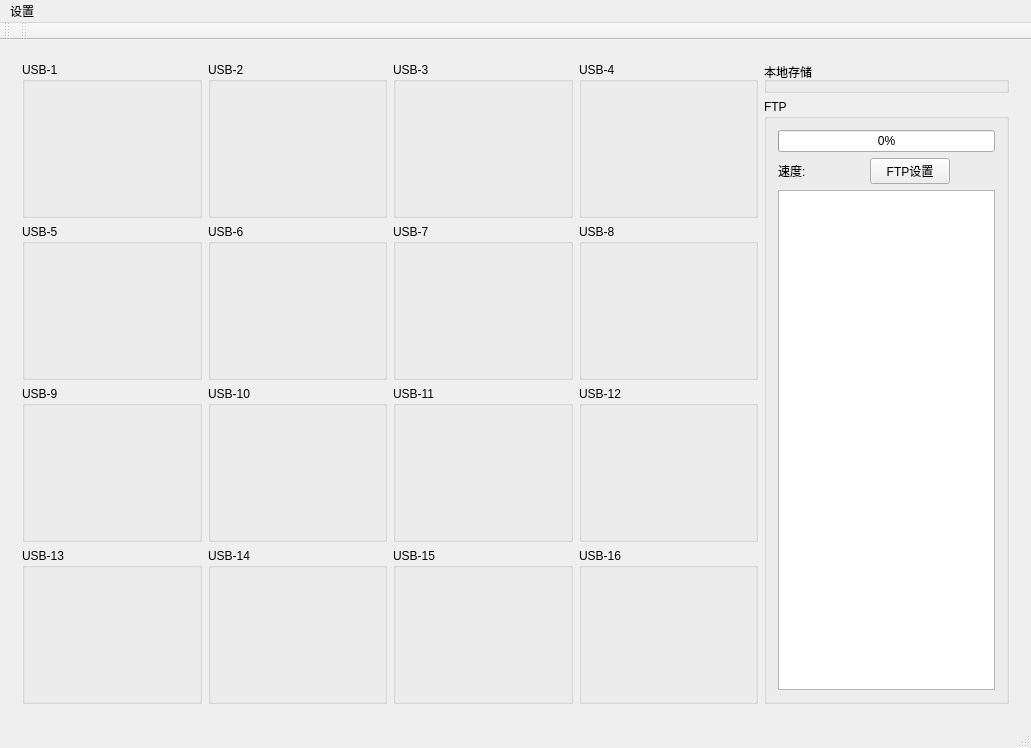
<?xml version="1.0" encoding="UTF-8"?>
<ui version="4.0">
 <class>MainWindow</class>
 <widget class="QMainWindow" name="MainWindow">
  <property name="geometry">
   <rect>
    <x>0</x>
    <y>0</y>
    <width>1031</width>
    <height>748</height>
   </rect>
  </property>
  <property name="windowTitle">
   <string>MainWindow</string>
  </property>
  <widget class="QWidget" name="centralWidget">
   <layout class="QHBoxLayout" name="horizontalLayout_5">
    <item>
     <widget class="QWidget" name="widget" native="true">
      <layout class="QHBoxLayout" name="horizontalLayout_6" stretch="3,1">
       <item>
        <layout class="QVBoxLayout" name="verticalLayout" stretch="0,0,0,0">
         <item>
          <layout class="QHBoxLayout" name="horizontalLayout">
           <item>
            <widget class="QGroupBox" name="groupBox">
             <property name="title">
              <string>USB-1</string>
             </property>
            </widget>
           </item>
           <item>
            <widget class="QGroupBox" name="groupBox_2">
             <property name="title">
              <string>USB-2</string>
             </property>
            </widget>
           </item>
           <item>
            <widget class="QGroupBox" name="groupBox_3">
             <property name="title">
              <string>USB-3</string>
             </property>
            </widget>
           </item>
           <item>
            <widget class="QGroupBox" name="groupBox_4">
             <property name="title">
              <string>USB-4</string>
             </property>
            </widget>
           </item>
          </layout>
         </item>
         <item>
          <layout class="QHBoxLayout" name="horizontalLayout_2">
           <item>
            <widget class="QGroupBox" name="groupBox_5">
             <property name="title">
              <string>USB-5</string>
             </property>
            </widget>
           </item>
           <item>
            <widget class="QGroupBox" name="groupBox_6">
             <property name="title">
              <string>USB-6</string>
             </property>
            </widget>
           </item>
           <item>
            <widget class="QGroupBox" name="groupBox_7">
             <property name="title">
              <string>USB-7</string>
             </property>
            </widget>
           </item>
           <item>
            <widget class="QGroupBox" name="groupBox_8">
             <property name="title">
              <string>USB-8</string>
             </property>
            </widget>
           </item>
          </layout>
         </item>
         <item>
          <layout class="QHBoxLayout" name="horizontalLayout_3">
           <item>
            <widget class="QGroupBox" name="groupBox_9">
             <property name="title">
              <string>USB-9</string>
             </property>
            </widget>
           </item>
           <item>
            <widget class="QGroupBox" name="groupBox_10">
             <property name="title">
              <string>USB-10</string>
             </property>
            </widget>
           </item>
           <item>
            <widget class="QGroupBox" name="groupBox_11">
             <property name="title">
              <string>USB-11</string>
             </property>
            </widget>
           </item>
           <item>
            <widget class="QGroupBox" name="groupBox_12">
             <property name="title">
              <string>USB-12</string>
             </property>
            </widget>
           </item>
          </layout>
         </item>
         <item>
          <layout class="QHBoxLayout" name="horizontalLayout_4">
           <item>
            <widget class="QGroupBox" name="groupBox_13">
             <property name="title">
              <string>USB-13</string>
             </property>
            </widget>
           </item>
           <item>
            <widget class="QGroupBox" name="groupBox_14">
             <property name="title">
              <string>USB-14</string>
             </property>
            </widget>
           </item>
           <item>
            <widget class="QGroupBox" name="groupBox_15">
             <property name="title">
              <string>USB-15</string>
             </property>
            </widget>
           </item>
           <item>
            <widget class="QGroupBox" name="groupBox_16">
             <property name="title">
              <string>USB-16</string>
             </property>
            </widget>
           </item>
          </layout>
         </item>
        </layout>
       </item>
       <item>
        <layout class="QVBoxLayout" name="verticalLayout_2">
         <item>
          <widget class="QGroupBox" name="groupBox_17">
           <property name="title">
            <string>本地存储</string>
           </property>
          </widget>
         </item>
         <item>
          <widget class="QGroupBox" name="groupBox_18">
           <property name="title">
            <string>FTP</string>
           </property>
           <layout class="QVBoxLayout" name="verticalLayout_3">
            <item>
             <widget class="QProgressBar" name="progressBar">
              <property name="value">
               <number>0</number>
              </property>
             </widget>
            </item>
            <item>
             <layout class="QHBoxLayout" name="horizontalLayout_7">
              <item>
               <widget class="QLabel" name="label">
                <property name="text">
                 <string>速度:</string>
                </property>
               </widget>
              </item>
              <item>
               <widget class="QLabel" name="label_2">
                <property name="text">
                 <string/>
                </property>
               </widget>
              </item>
              <item>
               <spacer name="horizontalSpacer_2">
                <property name="orientation">
                 <enum>Qt::Horizontal</enum>
                </property>
                <property name="sizeHint" stdset="0">
                 <size>
                  <width>40</width>
                  <height>20</height>
                 </size>
                </property>
               </spacer>
              </item>
              <item>
               <widget class="QPushButton" name="pushButton_ftpCfg">
                <property name="text">
                 <string>FTP设置</string>
                </property>
               </widget>
              </item>
              <item>
               <spacer name="horizontalSpacer">
                <property name="orientation">
                 <enum>Qt::Horizontal</enum>
                </property>
                <property name="sizeHint" stdset="0">
                 <size>
                  <width>40</width>
                  <height>20</height>
                 </size>
                </property>
               </spacer>
              </item>
             </layout>
            </item>
            <item>
             <widget class="QTextEdit" name="textEdit"/>
            </item>
           </layout>
          </widget>
         </item>
        </layout>
       </item>
      </layout>
      <zorder></zorder>
     </widget>
    </item>
   </layout>
  </widget>
  <widget class="QMenuBar" name="menuBar">
   <property name="geometry">
    <rect>
     <x>0</x>
     <y>0</y>
     <width>1031</width>
     <height>25</height>
    </rect>
   </property>
   <widget class="QMenu" name="menu">
    <property name="title">
     <string>设置</string>
    </property>
    <addaction name="action_usb_format"/>
   </widget>
   <addaction name="menu"/>
  </widget>
  <widget class="QToolBar" name="mainToolBar">
   <attribute name="toolBarArea">
    <enum>TopToolBarArea</enum>
   </attribute>
   <attribute name="toolBarBreak">
    <bool>false</bool>
   </attribute>
  </widget>
  <widget class="QStatusBar" name="statusBar"/>
  <widget class="QToolBar" name="toolBar">
   <property name="windowTitle">
    <string>toolBar</string>
   </property>
   <attribute name="toolBarArea">
    <enum>TopToolBarArea</enum>
   </attribute>
   <attribute name="toolBarBreak">
    <bool>false</bool>
   </attribute>
  </widget>
  <action name="action_2">
   <property name="text">
    <string>格式化设置</string>
   </property>
  </action>
  <action name="action_usb_format">
   <property name="text">
    <string>U盘格式化设置</string>
   </property>
  </action>
 </widget>
 <layoutdefault spacing="6" margin="11"/>
 <resources/>
 <connections/>
</ui>
